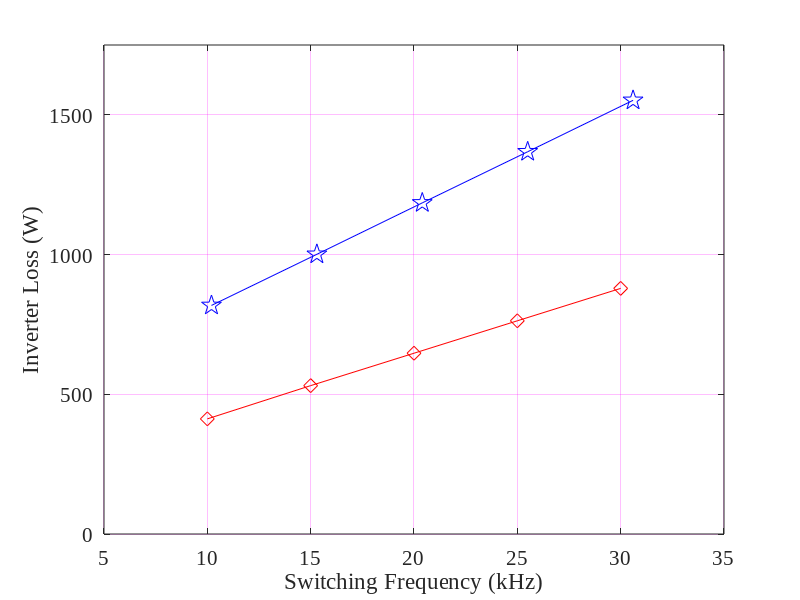

Write the MATLAB code that produced this figure. (Note: this script raises an error after producing the figure.)
%% Operating point-1 

fsw1= [10200 15300 20400 25500 30600 ];

Loss1= [818 1001 1185 1368 1552];

fsw2= [10000 15000 20000 25000 30000 ];

Loss2= [412 531 647 763 879];



figure1 = figure;

% Create axes
axes1 = axes('Parent',figure1);
hold(axes1,'on');

% Create multiple line objects using matrix input to plot
plot1 = plot(fsw1/1e3,Loss1);
plot2= plot(fsw2/1e3,Loss2);
xlim([5 35])
ylim([0 1750])
set(plot1,'DisplayName','Operating Point 1','MarkerSize',15,...
    'Marker','pentagram',...
    'LineWidth',0.1,...
    'Color',[0 0 1]);
set(plot2,'DisplayName','Operating Point 2','MarkerSize',10,...
    'Marker','diamond',...
    'LineWidth',0.2,...
    'Color',[1 0 0]);

% Create ylabel
ylabel({'Inverter Loss (W)'});

% Create xlabel
xlabel({'Switching Frequency (kHz)'});

box(axes1,'on');
grid(axes1,'on');
hold(axes1,'off');
% Set the remaining axes properties
set(axes1,'FontName','Times New Roman','FontSize',15,'GridAlpha',0.25,...
    'GridColor',[1 0 1],'MinorGridColor',[1 0 1],'MinorGridLineWidth',0.25,...
    'XMinorGrid','on','YMinorGrid','on','YTick',...
    [0 250 500 750 1000 1250 1500 1750],'ZMinorGrid','on');
% Create legend
legend1 = legend(axes1,'show');
set(legend1,...
    'Position',[0.55863095682469 0.178174606154837 0.319642850330898 0.110714282734054]);
